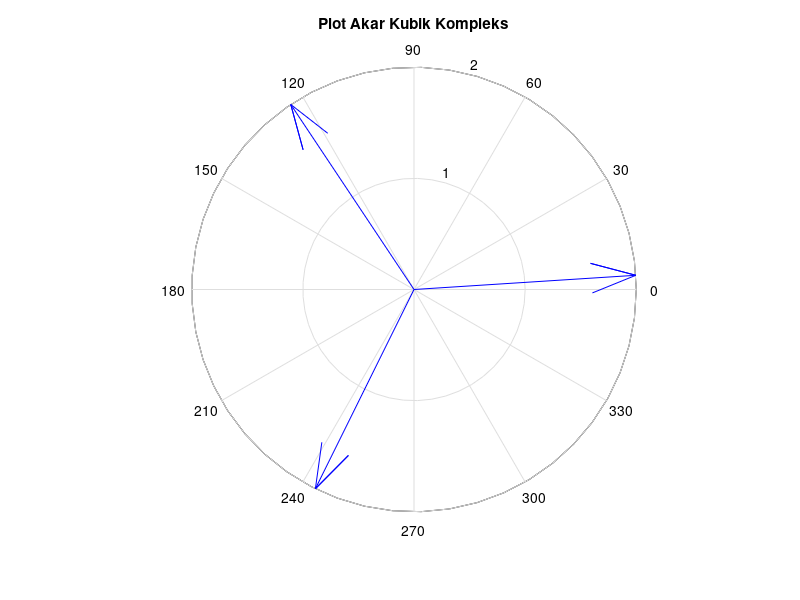

Recreate this plot in MATLAB. (Note: this script raises an error after producing the figure.)
% =====================================================
% UTS Matematika Sains Data
% Soal 4 — Bilangan Kompleks
% Nama : Raissa Ariya Antya
% NIM  : 2510514011
% =====================================================

clc; clear; close all;

% Parameter
a = 1;
b = 1;
theta0 = 11;   % derajat

% Bilangan kompleks
z1 = (a+2) + (b+1)*1i;
z2 = (b+1) - (a+2)*1i;

disp('z1 ='); disp(z1)
disp('z2 ='); disp(z2)

% Bentuk polar
r1 = abs(z1);
t1 = angle(z1);

r2 = abs(z2);
t2 = angle(z2);

disp('abs(z1) ='); disp(r1)
disp('arg(z1) rad ='); disp(t1)

disp('abs(z2) ='); disp(r2)
disp('arg(z2) rad ='); disp(t2)

% Operasi
jumlah = z1 + z2
kali   = z1 * z2
bagi   = z1 / z2
selisih = abs(z1-z2)

% De Moivre
pangkat4 = z1^4

% Akar pangkat tiga
theta = deg2rad(theta0);

for k = 0:2
    akar(k+1) = 2*(cos((theta+2*pi*k)/3) + 1i*sin((theta+2*pi*k)/3));
end

disp('Akar kubik =')
disp(akar)

% Plot akar kubik
figure;
compass(akar)
title('Plot Akar Kubik Kompleks')

saveas(gcf,'fig_s4_akar_kompleks.png')

disp('time stamp');
disp(datetime('now', 'format', 'default'));
